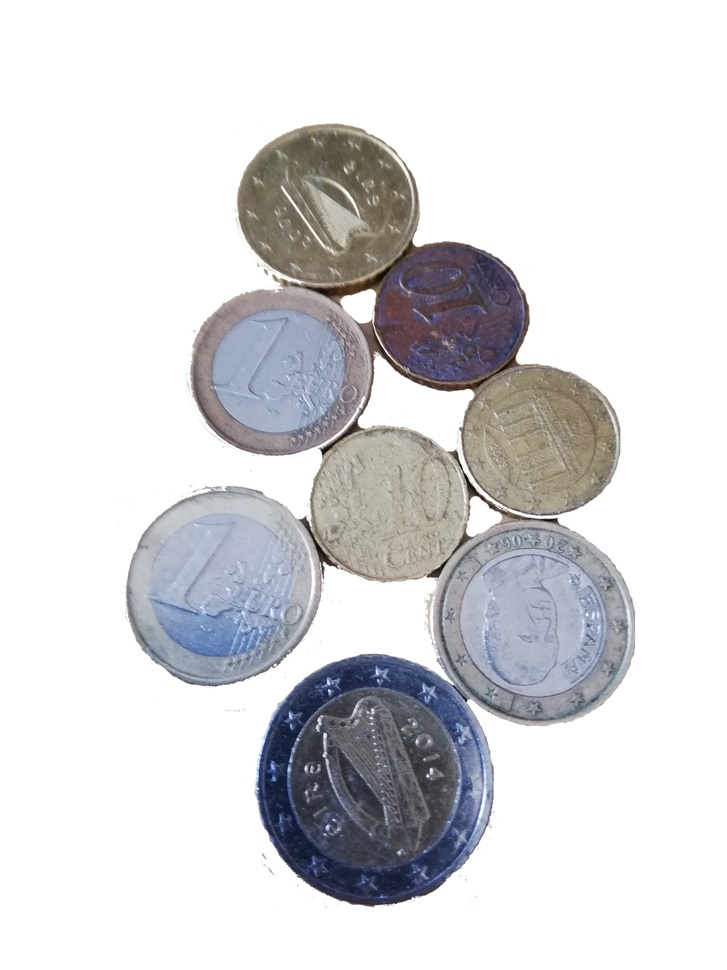
#> input picture Coins.jpg, 727 x 970 px, shrunk from 3456 x 4608 before the run, found by its file name
$ jupyter execute ComputerVision_Week3c.ipynb   (shell and % lines are left out)
#> lines starting #> are read from the running program, lines starting #| are printed output that depends on the picture; after the words box and inside, x2 and y2 are one past the last pixel; in counts of white or black regions, pixels touching at a corner belong together
# Image Segmentation

[cell 1]
from google.colab import drive
import numpy as np
import matplotlib.pyplot as plt

import cv2
drive.mount('/content/gdrive', force_remount=True)

coinsimg = cv2.imread('/content/gdrive/My Drive/Colab Notebooks/Coins.jpg')
#> coinsimg is the input picture: shape (970, 727, 3); mean B, G, R 218.8, 216.5, 216.6
coinsimg = cv2.cvtColor(coinsimg, cv2.COLOR_BGR2RGB)
plt.imshow(coinsimg)

**Apply Blur**

There is too much detail in this image, including light, the face edges on the coins, and too much detail in the background. To reduce this we can use Median Blur Filtering to blur the image a bit, which will be useful later when we threshold.

[cell 2]
coins_blur = cv2.medianBlur(coinsimg,39)
plt.imshow(coins_blur)

[cell 3]
graycoins = cv2.cvtColor(coins_blur,cv2.COLOR_BGR2GRAY)
plt.imshow(graycoins, cmap='gray')

**Binary Threshold**

[cell 4]
ret, coinsthresh = cv2.threshold(graycoins,220,255,cv2.THRESH_BINARY_INV)
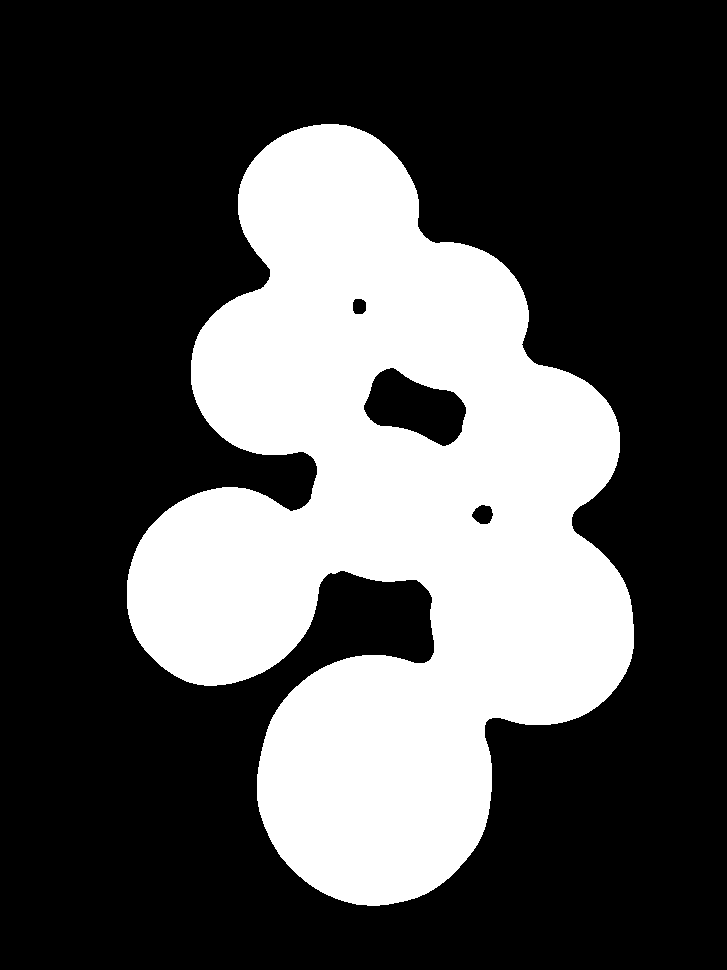
#> coinsthresh: shape (970, 727); 31.4% white; 1 white region
plt.imshow(coinsthresh,cmap='gray')

**Find Contours**

[cell 5]
contours, hierarchy = cv2.findContours(coinsthresh, cv2.RETR_CCOMP, cv2.CHAIN_APPROX_SIMPLE)
#> contours = 4 contours; box (x1, y1, x2, y2) and area: (127, 124, 634, 906) 225600, (363, 367, 467, 447) 4982, (471, 504, 494, 525) 324, (352, 298, 367, 315) 196
# For every entry in contours
for i in range(len(contours)):

    # last column in the array is -1 if an external contour (no contours inside of it)
    if hierarchy[0][i][3] == -1:

        # We can now draw the external contours from the list of contours
        cv2.drawContours(coinsimg, contours, i, (255, 0, 0), 20)
#> this loop made 4 passes
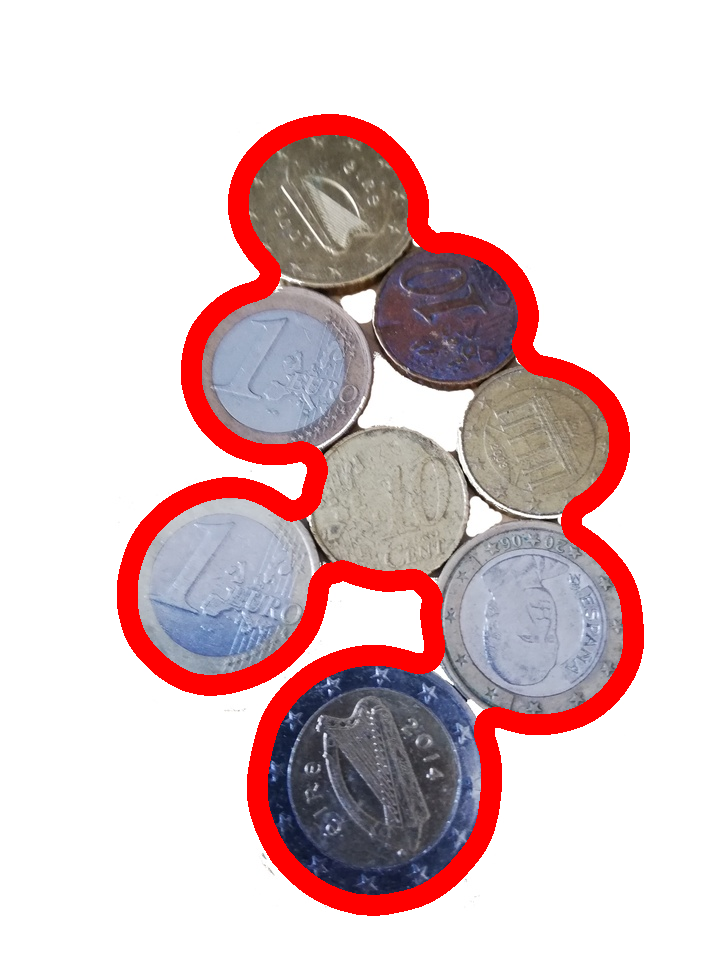
#> coinsimg: shape (970, 727, 3); mean R, G, B 222.2, 200.3, 202.3
plt.imshow(coinsimg,cmap='gray')

# Watershed Algorithm

**Otsu Threshold**

[cell 6]
#Remove Noise
kernel = np.ones((3,3),np.uint8)
opening = cv2.morphologyEx(graycoins,cv2.MORPH_OPEN,kernel, iterations = 5)

ret, otsuthresh = cv2.threshold(graycoins,0,255,cv2.THRESH_BINARY_INV+cv2.THRESH_OTSU)
#> otsuthresh: shape (970, 727); 30.8% white; 1 white region, box (x1, y1, x2, y2) and area: (127, 124, 632, 906) 217124
#> ret = 195
plt.imshow(otsuthresh,cmap='gray')

**Isolate Background**

[cell 7]
# sure background area
sure_bg = cv2.dilate(coinsthresh,kernel,iterations=3)
#> sure_bg: shape (970, 727); 33.2% white; 1 white region, box (x1, y1, x2, y2) and area: (124, 121, 637, 909) 234086
plt.imshow(sure_bg,cmap='gray')

**Isolate Foreground**

[cell 8]
# Finding sure foreground area
dist_transform = cv2.distanceTransform(coinsthresh,cv2.DIST_L2,5)
ret, sure_fg = cv2.threshold(dist_transform,0.5*dist_transform.max(),255,0)
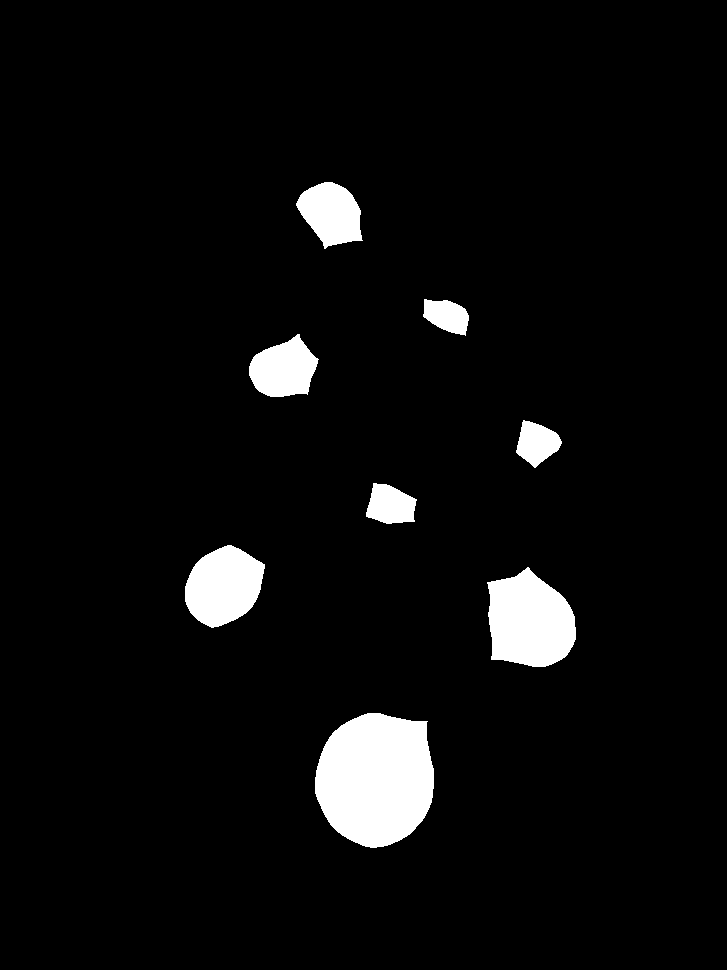
#> sure_fg: shape (970, 727) float32; 4.9% white; 8 white regions, largest, box (x1, y1, x2, y2) and area: (315, 713, 434, 848) 12745, (487, 567, 576, 667) 6692, (185, 545, 265, 628) 4744
#> ret = 58.62
plt.imshow(dist_transform,cmap='gray')

[cell 9]
plt.imshow(sure_fg,cmap='gray')

**Unknown Region**

[cell 10]
# Finding the unknown region
sure_fg = np.uint8(sure_fg)
unknown = cv2.subtract(sure_bg,sure_fg)
#> unknown: shape (970, 727); 28.3% white; 1 white region
plt.imshow(unknown,cmap='gray')

**Mark Isolated Foreground**

[cell 11]
# Marker labelling
ret, markers = cv2.connectedComponents(sure_fg)
#> markers: shape (970, 727) int32; 9 distinct labels, from 0 to 8
#> ret = 9
# Add one to all labels so that sure background is not 0, but 1
markers = markers+1
#> markers: shape (970, 727) int32; 9 distinct labels, from 1 to 9
# Now, mark the region of unknown with zero
markers[unknown==255] = 0
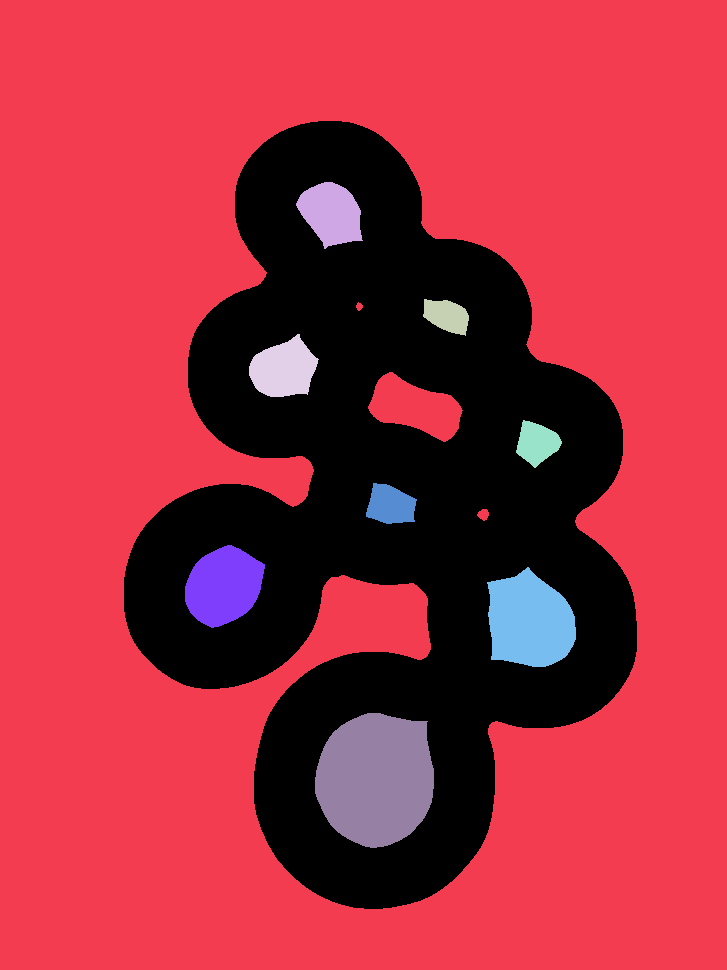
#> markers: shape (970, 727) int32; 10 distinct labels, from 0 to 9; one colour per label, 0 black
plt.imshow(markers,cmap='gray')

**Apply Watershed Algorithm**

[cell 12]
markers = cv2.watershed(coinsimg,markers)
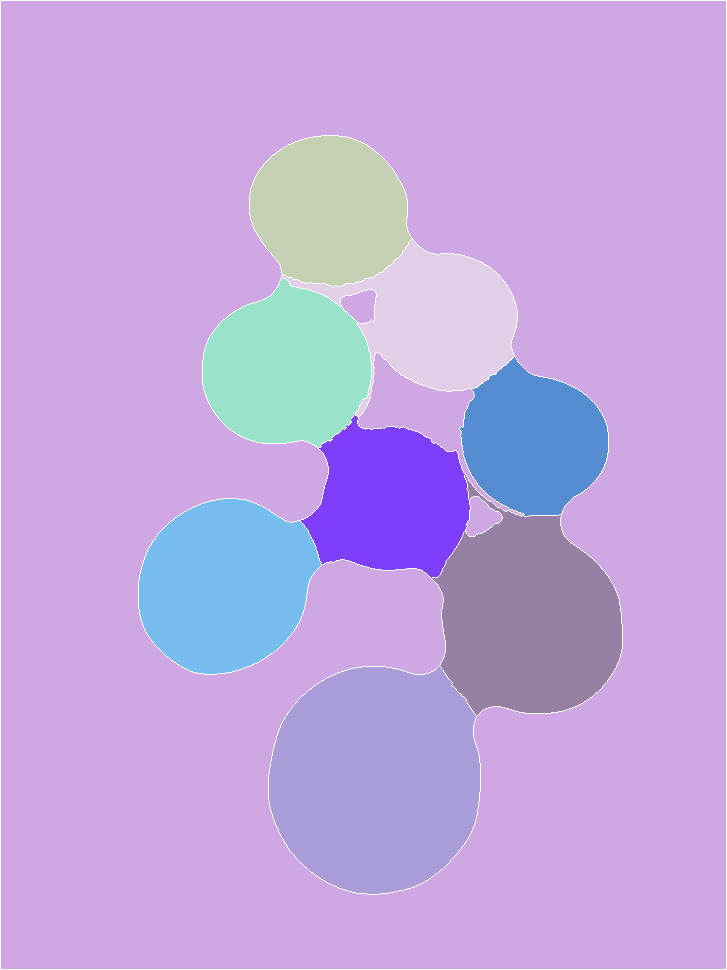
#> markers: shape (970, 727) int32; 10 distinct labels, from -1 to 9; one colour per label, 0 black, -1 white
plt.imshow(markers)

**Find Contours on Markers**

[cell 13]
contours, hierarchy = cv2.findContours(markers.copy(), cv2.RETR_CCOMP, cv2.CHAIN_APPROX_SIMPLE)
#> contours = 13 contours; largest, box (x1, y1, x2, y2) and area: (1, 1, 726, 969) 700108, (137, 134, 624, 896) 196955, (269, 666, 480, 894) 38568, (432, 475, 622, 716) 28868, (139, 499, 321, 674) 23652

# For every entry in contours
for i in range(len(contours)):

    # last column in the array is -1 if an external contour (no contours inside of it)
    if hierarchy[0][i][3] == -1:

        # We can now draw the external contours from the list of contours
        cv2.drawContours(coinsimg, contours, i, (255, 0, 0), 10)
#> this loop made 13 passes
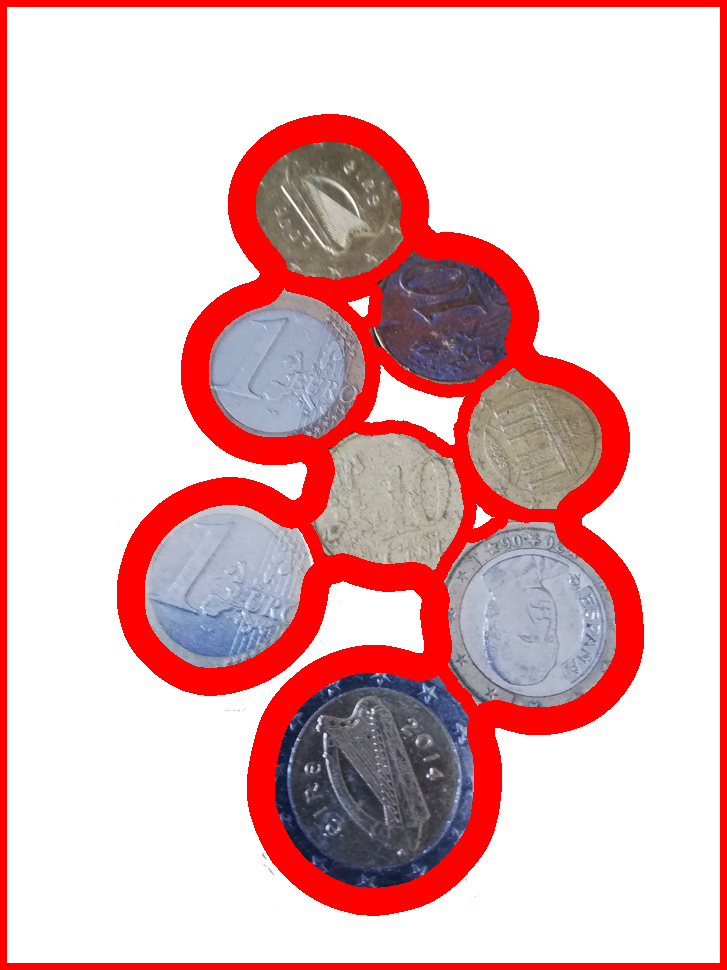
#> coinsimg: shape (970, 727, 3); 8.34% of pixels changed, all inside (x1, y1, x2, y2) = (0, 0, 727, 970)
plt.imshow(coinsimg)

$ run again, with AlanTuring.jpg copied over Coins.jpg
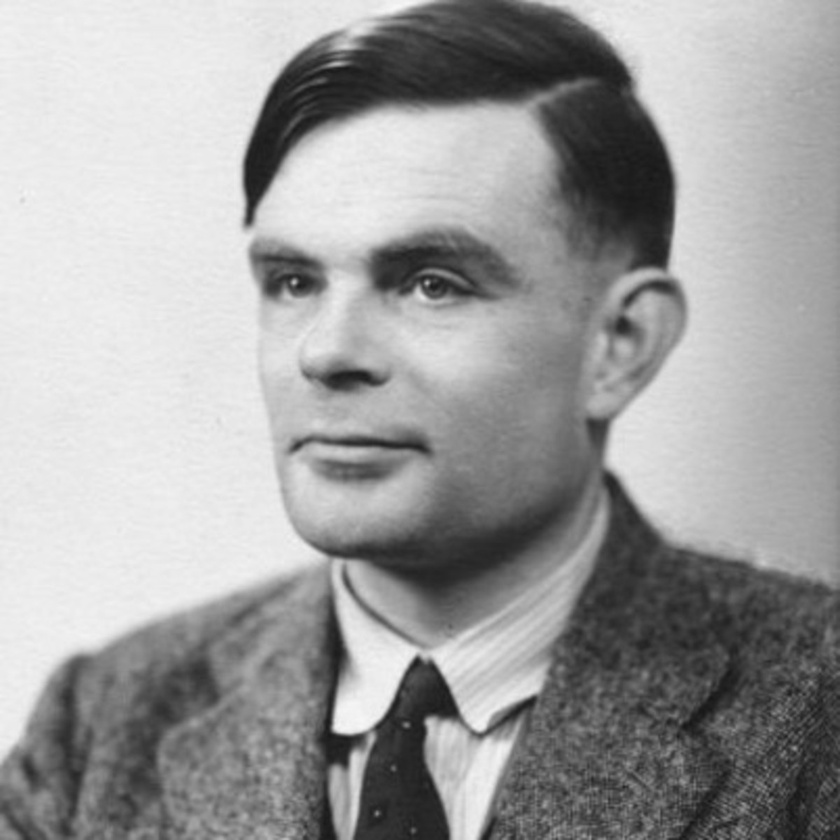
#> input picture AlanTuring.jpg, 840 x 840 px, shrunk from 1200 x 1200 before the run, found by its file name
#> coinsimg is the input picture: shape (840, 840, 3); min 21, max 247, mean 157.8
#> `ret, coinsthresh = cv2.threshold(graycoins,220,255,cv2.THRESH_BINARY_I..`:
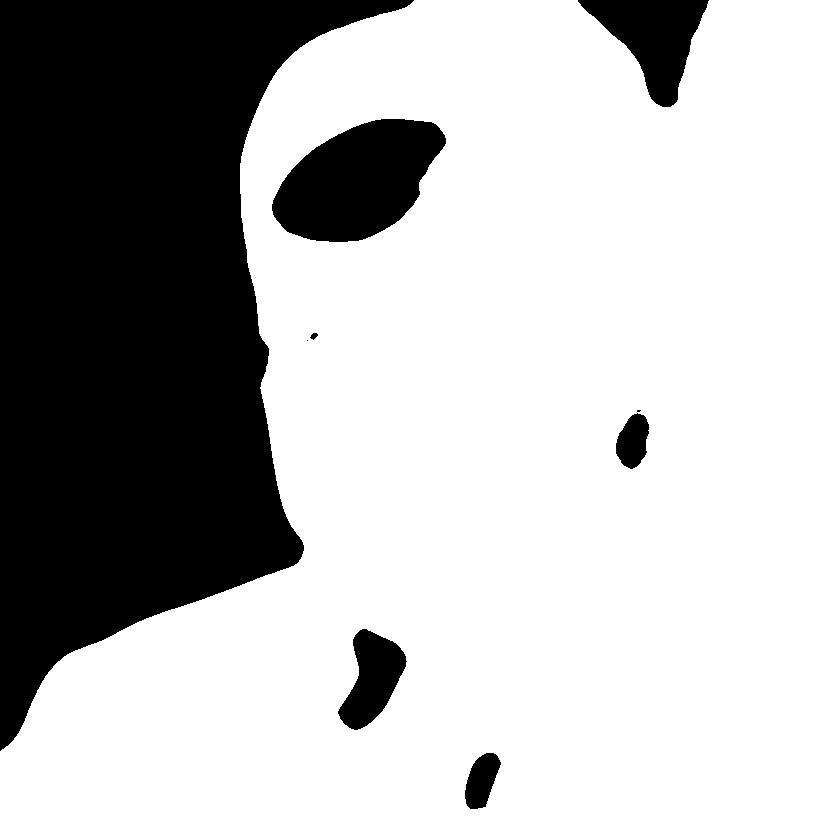
#> coinsthresh: shape (840, 840); 71.6% white; 9 black regions (2 under 20 px)
#> `contours, hierarchy = cv2.findContours(coinsthresh, cv2.RETR_CCOMP, cv..`: contours = 8 contours, 2 with area under 20; largest, box (x1, y1, x2, y2) and area: (0, 0, 840, 840) 524980, (271, 118, 447, 243) 14719, (337, 628, 408, 731) 4056, (464, 752, 502, 810) 1398, (615, 412, 650, 470) 1371, (309, 332, 319, 341) 43
#> the loop `for i in range(len(contours)):` made 8 passes
#> otsuthresh: shape (840, 840); 42.5% white; 5 white regions, box (x1, y1, x2, y2) and area: (243, 0, 840, 840) 214453, (0, 594, 456, 840) 81660, (254, 246, 324, 297) 2632, (319, 363, 372, 395) 1396, (837, 315, 840, 332) 33
#> `ret, otsuthresh = cv2.threshold(graycoins,0,255,cv2.THRESH_BINARY_INV+..`: ret = 149
#> sure_bg: shape (840, 840); 72.9% white; 6 black regions, box (x1, y1, x2, y2) and area: (0, 0, 408, 746) 168143, (275, 122, 442, 239) 12762, (583, 0, 705, 104) 5918, (342, 633, 403, 726) 2930, (468, 756, 497, 806) 817, (619, 417, 645, 465) 813
#> `ret, sure_fg = cv2.threshold(dist_transform,0.5*dist_transform.max(),2..`: ret = 176.9
#> unknown: shape (840, 840); 64.9% white; 8 black regions
#> `ret, markers = cv2.connectedComponents(sure_fg)`: ret = 3
#> `contours, hierarchy = cv2.findContours(markers.copy(), cv2.RETR_CCOMP,..`: contours = 3 contours; box (x1, y1, x2, y2) and area: (1, 1, 839, 839) 446678, (434, 12, 839, 839) 167444, (12, 550, 464, 839) 81352
#> the loop `for i in range(len(contours)):` made 3 passes
#> after the loop `for i in range(len(contours)):`:
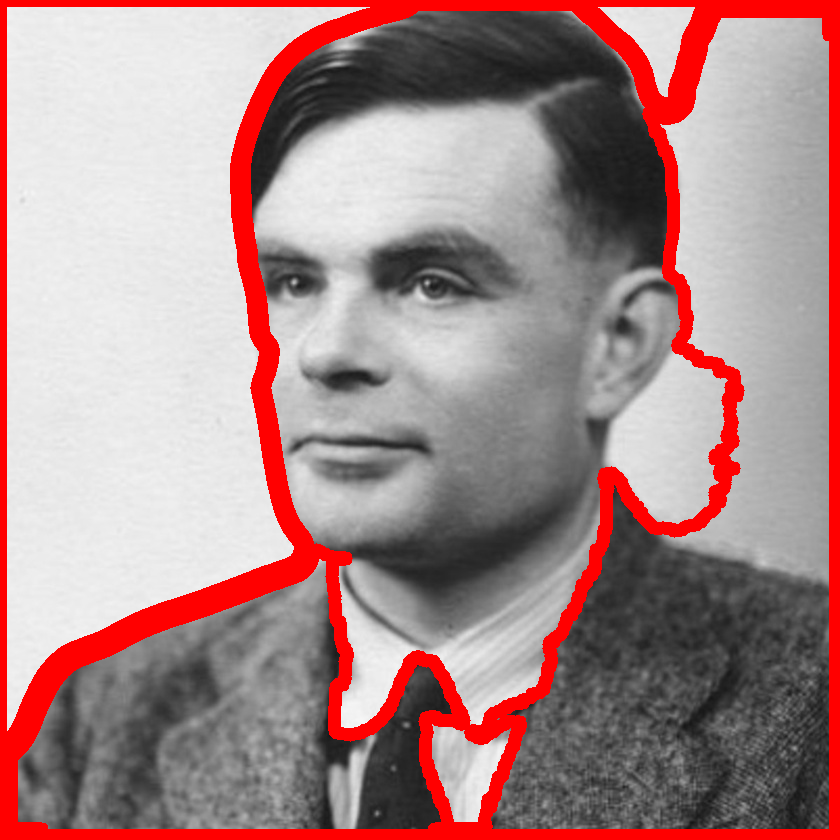
#> coinsimg: shape (840, 840, 3); mean R, G, B 168.8, 137.7, 137.7
